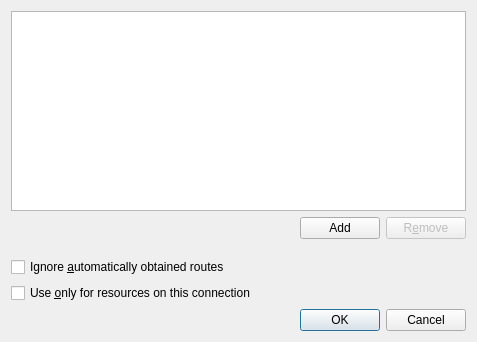
<?xml version="1.0" encoding="UTF-8"?>
<ui version="4.0">
 <class>RoutesIp4Config</class>
 <widget class="QWidget" name="RoutesIp4Config">
  <property name="geometry">
   <rect>
    <x>0</x>
    <y>0</y>
    <width>477</width>
    <height>342</height>
   </rect>
  </property>
  <property name="sizePolicy">
   <sizepolicy hsizetype="Minimum" vsizetype="Fixed">
    <horstretch>0</horstretch>
    <verstretch>0</verstretch>
   </sizepolicy>
  </property>
  <property name="windowTitle">
   <string>Edit IPv4 Routes</string>
  </property>
  <layout class="QGridLayout" name="gridLayout">
   <item row="2" column="0">
    <spacer name="verticalSpacer">
     <property name="orientation">
      <enum>Qt::Vertical</enum>
     </property>
     <property name="sizeType">
      <enum>QSizePolicy::Fixed</enum>
     </property>
     <property name="sizeHint" stdset="0">
      <size>
       <width>20</width>
       <height>12</height>
      </size>
     </property>
    </spacer>
   </item>
   <item row="4" column="0">
    <widget class="QCheckBox" name="cbNeverDefault">
     <property name="text">
      <string>Use &amp;only for resources on this connection</string>
     </property>
    </widget>
   </item>
   <item row="1" column="0">
    <spacer name="horizontalSpacer">
     <property name="orientation">
      <enum>Qt::Horizontal</enum>
     </property>
     <property name="sizeHint" stdset="0">
      <size>
       <width>119</width>
       <height>20</height>
      </size>
     </property>
    </spacer>
   </item>
   <item row="1" column="2">
    <widget class="QPushButton" name="pushButtonRemove">
     <property name="enabled">
      <bool>false</bool>
     </property>
     <property name="maximumSize">
      <size>
       <width>16777215</width>
       <height>16777215</height>
      </size>
     </property>
     <property name="text">
      <string comment="Remove a selected row">R&amp;emove</string>
     </property>
     <property name="icon">
      <iconset theme="list-remove">
       <normaloff/>
      </iconset>
     </property>
    </widget>
   </item>
   <item row="0" column="0" colspan="3">
    <widget class="QTableView" name="tableViewAddresses">
     <property name="sizePolicy">
      <sizepolicy hsizetype="Preferred" vsizetype="Minimum">
       <horstretch>0</horstretch>
       <verstretch>0</verstretch>
      </sizepolicy>
     </property>
     <property name="minimumSize">
      <size>
       <width>150</width>
       <height>50</height>
      </size>
     </property>
     <property name="selectionMode">
      <enum>QAbstractItemView::SingleSelection</enum>
     </property>
     <property name="selectionBehavior">
      <enum>QAbstractItemView::SelectRows</enum>
     </property>
     <property name="showGrid">
      <bool>true</bool>
     </property>
     <property name="gridStyle">
      <enum>Qt::SolidLine</enum>
     </property>
     <attribute name="horizontalHeaderStretchLastSection">
      <bool>true</bool>
     </attribute>
     <attribute name="verticalHeaderVisible">
      <bool>false</bool>
     </attribute>
    </widget>
   </item>
   <item row="1" column="1">
    <widget class="QPushButton" name="pushButtonAdd">
     <property name="text">
      <string comment="Insert a row">Add</string>
     </property>
     <property name="icon">
      <iconset theme="list-add">
       <normaloff/>
      </iconset>
     </property>
    </widget>
   </item>
   <item row="3" column="0">
    <widget class="QCheckBox" name="cbIgnoreAutoRoutes">
     <property name="text">
      <string>Ignore &amp;automatically obtained routes</string>
     </property>
    </widget>
   </item>
   <item row="5" column="1" colspan="2">
    <widget class="QDialogButtonBox" name="buttonBox">
     <property name="standardButtons">
      <set>QDialogButtonBox::Cancel|QDialogButtonBox::Ok</set>
     </property>
    </widget>
   </item>
  </layout>
 </widget>
 <resources/>
 <connections/>
</ui>
